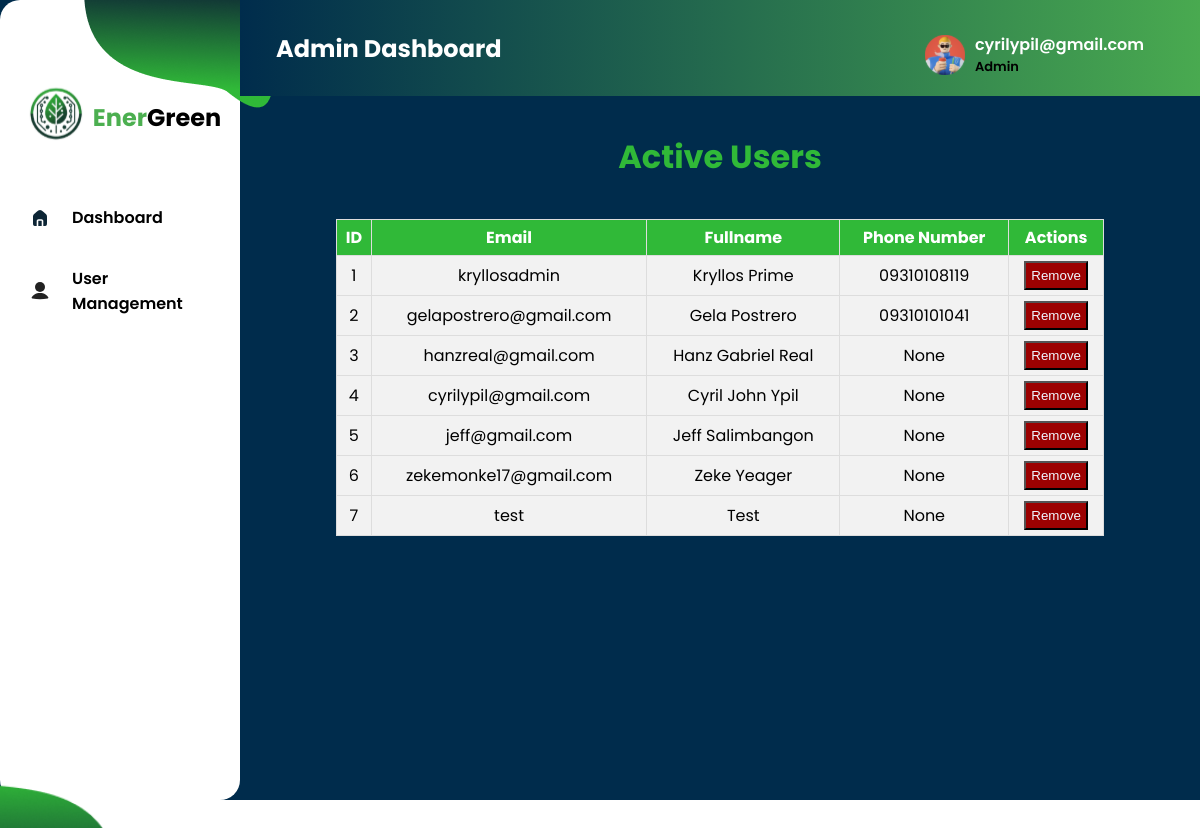
Page /UserManagement (signed in) on the committed database.
### tables this page shows
CREATE TABLE user (
  id INTEGER NOT NULL PRIMARY KEY,
  email TEXT NOT NULL UNIQUE,
  fullname TEXT NOT NULL,
  password TEXT DEFAULT NULL,
  phoneno TEXT DEFAULT NULL,
  hasSetup INTEGER DEFAULT 0
);

### app.py (the view)
@app.route('/UserManagement')
def UserManagement():
    records = db.getall_users(table='user')
    return render_template('AdminCarbonEmissionDash.html',fullname=session.get('name'),records=records) if not session.get('name') == None else redirect(url_for('landing'))

### app.py (called while the page is built)
@app.after_request
def after_request(response):
    response.headers['Cache-Control'] = 'no-cache,no-store,must-revalidate'
    response.headers['Pragma'] = 'no-cache'
    return response

### dbhelper.py (called while the page is built)
    def getdb_connection(self):
        connection = connect(self.database)
        return connection

    def getprocess(self,sql:str):
        connection = self.getdb_connection()
        cursor = connection.cursor()
        cursor.execute(sql)
        cursor.row_factory = Row
        data:list = cursor.fetchall()  # Convert rows to dictionaries
        cursor.close()
        connection.close()
        return data

    def getall_users(self, table:str)->list:
        query = f"SELECT * FROM {table}"
        users:list = self.getprocess(query)
        return users

### templates/AdminCarbonEmissionDash.html (shortened to what this page needs)
{% extends 'AdminDashTemplate.html' %}
{% block content %}
<div style="display: flex; justify-content:center; align-items:center; padding-top: 1em;">
    <h1><span style="color: #30B938; text-align:center;">Active Users</span></h1>
</div>
<div class="table-container">
    <table class="styled-table">
        <thead>
            <tr>
                <th>ID</th>
                <th>Email</th>
                <th>Fullname</th>
                <th>Phone Number</th>
                <th>Actions</th>
            </tr>
        </thead>
        <tbody>
            {% for record in records %}
            <tr>
                <td>{{ record['id'] }}</td>
                <td>{{ record['email'] }}</td>
                <td>{{ record['fullname'].title() }}</td>
                <td>{{ record['phoneno']}}</td>
                <td><button style="cursor: pointer;background-color:rgb(156, 1, 1);color:aliceblue;padding:5px;" class="remove-btn" data-email="{{ record['email'] }}">Remove</button></td>
                </tr>
            {% endfor %}
        </tbody>
    </table>
</div>
{% endblock %}

### templates/AdminDashTemplate.html (shortened to what this page needs)
<!DOCTYPE html>
<html lang="en">
<head>
    <link rel="stylesheet" href="../static/css/AdminDashTemplateStyle.css">
</head>
<body>
    <div class="Container">
        <div class="Side-Navigation">
            <img id="sidetopimg" src="../static/images/png/sideimg2.png" alt="">
            <div class="logo-div">
                <div class="img-logo">
                    <img src="../static/images/logo/logo.svg" alt="">
                </div>
                <div class="webname">
                    <h2><span id="Color">Ener</span>Green</h2>
                </div>
            </div>
            <div class="Navigation-buttons">
                <div class="Dashbtn">
                    <li>
                        <a href="{{ url_for('AdminDashboard') }}" class="nav-button">
                            <img id="homeicon" src="../static/images/svg/Home-Icon.svg" alt="Dashboard Icon" width="24" height="24"> Dashboard
                        </a>
                    </li>
                </div>
                <div class="Dashbtn">
                    <li>
                        <a href="{{ url_for('UserManagement') }}" class="nav-button">
                            <img src="../static/images/svg/useric.svg" alt="Dashboard Icon" width="24" height="24"> User Management
                        </a>
                    </li>
                </div>
            </div>
            <img id="side-img" src="../static/images/png/sidebotimg.png" alt="" width="208">
        </div>
        <div class="Top-Main-Content">
            <div class="Top-Navigation">
                <div class="page-title">
                    <h2 id="dash-title">Admin Dashboard</h2>
                </div>
                <div class="profile-section" onclick="toggleDropdown()">
                    <a href="#">
                        <img src="../static/images/svg/profilenako.svg" alt="">
                        <div class="name-status">
                            <span id="user-name">{{ fullname }}</span> <br>
                            <p>Admin</p>
                        </div>
                    </a>
                </div>
            </div>
            {%  block content %}
            {% endblock %}
            </div>
        </div>
</body>
</html>

### static/css/AdminDashTemplateStyle.css (style rules this page uses)
body { padding: 0; margin: 0; box-sizing: border-box; overflow: hidden; }
.Container { display: flex; flex-direction: row; font-family: 'Poppins', sans-serif; overflow: hidden; width: 100vw; height: 100vh; background-color: #002c4c; }
.Side-Navigation { display: flex; align-items: center; flex-direction: column; width: 20vw; height: 100vh; background-color: #ffff; border-radius: 20px; }
#side-img { position: absolute; top: 87%; right: 90%; }
#sidetopimg { position: absolute; left: 7%; }
.profile-section span { color: #ffff; margin-right: 2em; }
.profile-section { position: relative; }
.name-status p { margin: 0; padding: 0; font-size: 13px; }
.Top-Navigation { position: relative; width: 100%; height: 12vh; background: linear-gradient(to left, #4CAF50, #002c4c); display: flex; align-items: center; padding: 0 20px; }
.page-title { position: relative; left: 1em; }
#dash-title { color: #ffff; }
.profile-section { display: flex; align-items: center; gap: 20px; position: absolute; top: 2em; right: 4em; font-weight: 600; }
.profile-section a { display: flex; align-items: center; text-decoration: none; color: black; gap: 10px; }
.profile-section img { width: 40px; height: 40px; }
.Top-Main-Content { width: 100%; height: 20vh; flex-direction: column; justify-content: space-between; }
.logo-div { display: flex; align-items: center; margin: 1em 2em 2em 2em; }
.logo-div, .Navigatiuon-buttons { margin-top: 5em; }
#Color { color: #4CAF50; }
.Dashbtn { list-style: none; width: 100%; border-radius: 20px; }
.Navigation-buttons { display: flex; flex-direction: column; align-items: flex-start; }
.Dashbtn a { display: flex; align-items: center; margin: 8px; gap: 20px; text-decoration: none; padding: 10px 20px; color: black; font-weight: 600; transition: background-color 0.3s, color 0.3s; border-radius: 10px; }
.Dashbtn a img { transition: color 0.1s; }

### templates/AdminCarbonEmissionDash.html (style rules this page uses)
.table-container { display: flex; justify-content: center; align-items: center; padding-top: 1em; max-height: 600px; overflow-y: auto; }
.styled-table { width: 80%; border-collapse: collapse; }
.styled-table thead { background-color: #30B938; color: white; }
.styled-table th, .styled-table td { padding: 5px 5px; text-align: center; border: 1px solid #ddd; }
.styled-table td { background-color: #f2f2f2; }
.styled-table tbody tr:nth-child(even) { background-color: #f2f2f2; }

### rows in the picture
user: email "cyrilypil@gmail.com", id "4", fullname "Cyril John Ypil", phoneno "None"
user: id "1", email "kryllosadmin", fullname "Kryllos Prime", phoneno "09310108119"
user: id "2", email "gelapostrero@gmail.com", fullname "Gela Postrero", phoneno "09310101041"
user: id "3", email "hanzreal@gmail.com", fullname "Hanz Gabriel Real", phoneno "None"
user: id "5", email "jeff@gmail.com", fullname "Jeff Salimbangon", phoneno "None"
user: id "6", email "zekemonke17@gmail.com", fullname "Zeke Yeager", phoneno "None"
user: id "7", email "test", fullname "Test", phoneno "None"
